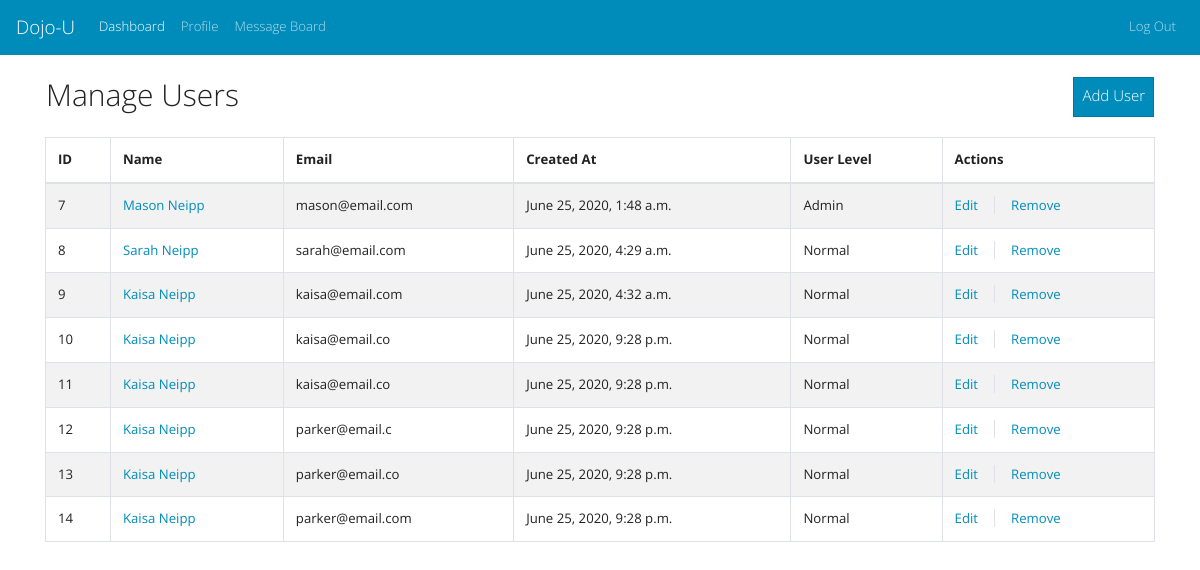
The page /dashboard/ (signed in) on the database as committed earlier.
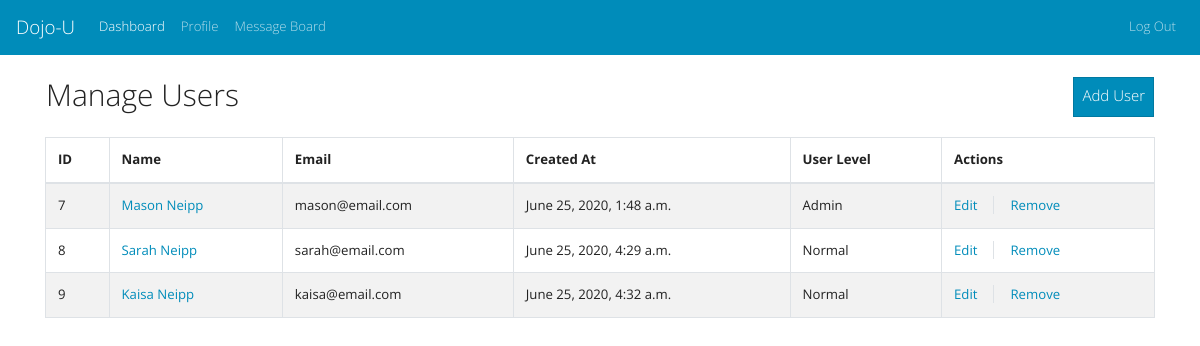
The same page on the database as committed later.
### login_app/models.py (models this page shows, shortened)
class User(models.Model):
    first_name = models.CharField(max_length=255)
    last_name = models.CharField(max_length=255)
    email = models.CharField(max_length=255)
    password = models.CharField(max_length=255)
    user_level_choices =[
        (0,"Normal"),
        (9,"Admin")
    ]
    description = models.TextField(null=True)
    user_level = models.IntegerField(choices=user_level_choices, default=0)
    created_at = models.DateTimeField(auto_now_add=True)
    edited_at = models.DateTimeField(auto_now=True)
    objects = userManager()

### dashboard_app/views.py (the view)
# urls.py: path('dashboard/',db_views.dashboard, name="dashboard"),
def dashboard(request):
    if "user_id" not in request.session:
        return redirect(reverse('register'))
    context={
        "users": User.objects.all(),
        "logged_user": User.objects.get(id=request.session['user_id']),
    }
    return render(request, "dashboard.html", context)

### dashboard_app/templates/dashboard.html (shortened to what this page needs)
<!DOCTYPE html>
<html lang="en">
<head>
  <link href="https://stackpath.bootstrapcdn.com/bootswatch/4.5.0/yeti/bootstrap.min.css" rel="stylesheet"
>
</head>
<body>
  <nav class="navbar navbar-expand-lg navbar-dark bg-primary justify-content-">
    <a class="navbar-brand">Dojo-U</a>
    <div class="collapse navbar-collapse" id="navbarColor01">
        <div class="navbar-nav mr-auto">
            <a class="nav-link nav-item active disabled" href="{% url 'dashboard' %}">Dashboard</a>
            <a class="nav-link nav-item" href="{% url 'profile' %}">Profile</a>
            <a class="nav-link nav-item" href="{% url 'message_board' logged_user.id %}">Message Board</a>
        </div>
        <div class="navbar-nav ml-auto">
            <a class="nav-link nav-item" href="{% url 'logout' %}">Log Out</a>
        </div>
    </div>
</nav>
    <br>
    <div class="container">
      <div class="row d-flex">
        {% if logged_user.user_level == 9 %}
        <h2 class="mb-4 ml-3">Manage Users</h2>
          <a href="{% url 'new_user' %}" class="btn btn-primary ml-auto mr-3"  style="height:40px">Add User</a>
        {% else %}
        <h2 class="mb-4 ml-3">All Users</h2>
        {% endif %}
      </div>
        <table class="table table-responsive-sm table-striped table-bordered">
            <thead>
                <tr>
                    <th>ID</th>
                    <th>Name</th>
                    <th>Email</th>
                    <th>Created At</th>
                    <th>User Level</th>
                    {% if logged_user.user_level == 9 %}
                      <th>Actions</th>
                    {% endif %}
                </tr>
            </thead>
            <tbody>
              {% for user in users %}
                <tr>
                    <td>{{user.id}}</td>
                    <td><a href="{% url 'message_board' user.id %}">{{user.first_name}} {{user.last_name}}</a></td>
                    <td>{{user.email}}</td>
                    <td>{{user.created_at}}</td>
                    <td>{{user.get_user_level_display}}</td>
                    {% if logged_user.user_level == 9 %}
                    <td><a href="{% url 'edit_user' user.id %}" class="mr-3">Edit</a><a href=""class="border-left pl-3"data-toggle="modal"  data-target="#delete_user_{{user.id}}">Remove</a></td>
                    {% endif %}
                  </tr>
              {% endfor %}
            </tbody>
        </table>
    </div>
</body>
</html>

Rows that differ between the two databases and show on the page:
removed User: id "10", first_name "Kaisa", last_name "Neipp", email "kaisa@email.co", created_at "June 25, 2020, 9:28 p.m.", user_level "Normal"
removed User: id "11", first_name "Kaisa", last_name "Neipp", email "kaisa@email.co", created_at "June 25, 2020, 9:28 p.m.", user_level "Normal"
removed User: id "12", first_name "Kaisa", last_name "Neipp", email "parker@email.c", created_at "June 25, 2020, 9:28 p.m.", user_level "Normal"
removed User: id "13", first_name "Kaisa", last_name "Neipp", email "parker@email.co", created_at "June 25, 2020, 9:28 p.m.", user_level "Normal"
removed User: id "14", first_name "Kaisa", last_name "Neipp", email "parker@email.com", created_at "June 25, 2020, 9:28 p.m.", user_level "Normal"
